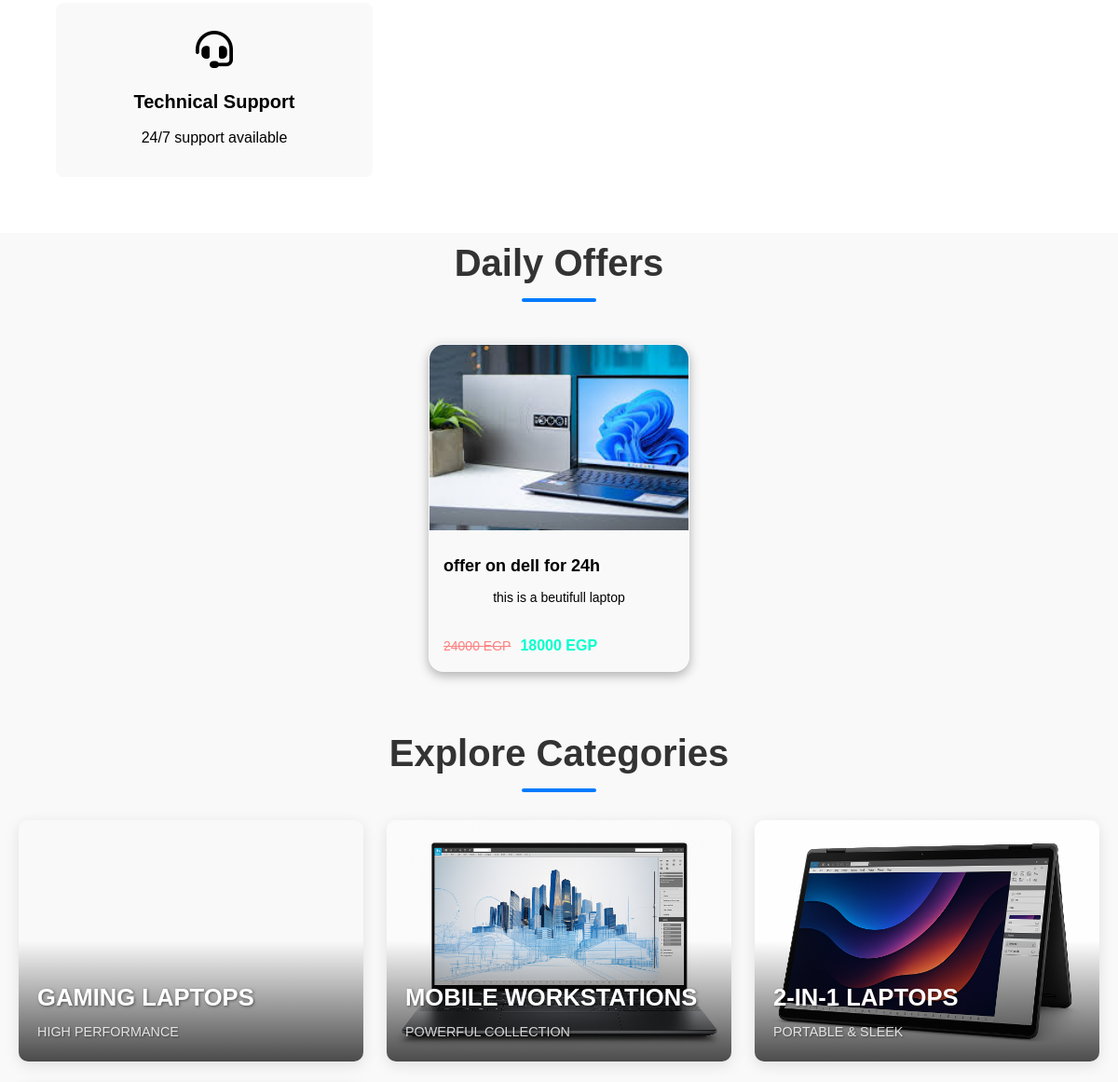
The app's page / (middle part), older data.
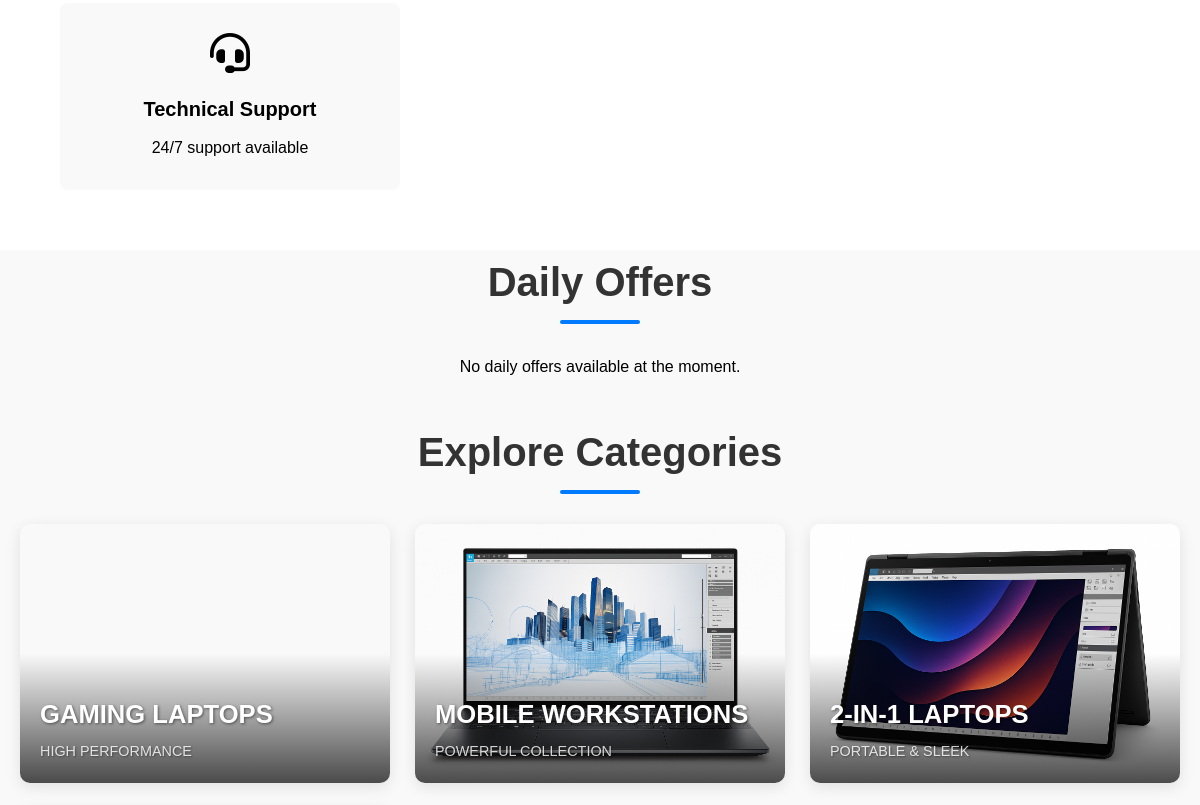
The same page, newer data.
### pages/models.py (models this page shows, shortened)
class DailyOffer(models.Model):
    title = models.CharField(max_length=200, verbose_name="Offer Title")
    subtitle = models.CharField(max_length=255, blank=True, verbose_name="Brief Offer Description")
    image = models.ImageField(upload_to='daily_offers/%Y/%m/%d/', blank=True, verbose_name="Offer Image")
    old_price = models.DecimalField(max_digits=10, decimal_places=2, blank=True, null=True, verbose_name="Original Price")
    current_price = models.DecimalField(max_digits=10, decimal_places=2, verbose_name="Current Price")
    link_url = models.URLField(max_length=500, blank=True, verbose_name="Product/Offer Link")
    is_active = models.BooleanField(default=True, verbose_name="Active")
    created_at = models.DateTimeField(auto_now_add=True)
    updated_at = models.DateTimeField(auto_now=True)
    class Meta:
        verbose_name = "Daily Offer"
        verbose_name_plural = "Daily Offers"
        ordering = ['-created_at']
    @property
    def has_discount(self):
        return self.old_price is not None and self.old_price > self.current_price

### pages/views.py (the view)
# urls.py: path('', views.home, name='home'),
def home(request):
    daily_offers = DailyOffer.objects.filter(is_active=True)
    context = {
        'daily_offers': daily_offers,
    }
    return render(request, 'pages/home.html', context)

### cart/context_processors.py (called while the page is built)
def cart_count(request):
    cart_items_count = 0
    if request.user.is_authenticated:
        cart = Cart.objects.filter(user=request.user).first()
    else:
        session_key = request.session.session_key
        if session_key:
            cart = Cart.objects.filter(session_key=session_key).first()
        else:
            cart = None
    if cart:
        cart_items_count = cart.cart_items.aggregate(total_quantity=Sum('quantity'))['total_quantity'] or 0
    return {'cart_items_count': cart_items_count}

### templates/pages/home.html (shortened to what this page needs)
{% load static %}
{% include "parts/nav.html" %}
{% block content %}
<link rel="stylesheet" href="{% static "css/pages/home.css" %}">
<link rel="stylesheet" href="{% static "css/pages/categ.css" %}">
<link rel="stylesheet" href="{% static "css/pages/Future-Products.css" %}">
<section class="features">
    <div class="container">
        <div class="feature-box">
            <i class="fas fa-headset"></i>
            <h3>Technical Support</h3>
            <p>24/7 support available</p>
        </div>
    </div>
</section>
<section class="daily-offers-section">
    <div class="container">
        <div class="box">
            <div class="section-title">
                <h4>Daily Offers</h4>
            </div>
            <div class="daily-offers-container">
                {% if daily_offers %}
                    {% for offer in daily_offers %}
                    <a href="{% if offer.link_url %}{{ offer.link_url }}{% else %}#{% endif %}" class="product-card-link">
                        <div class="product-card-daily-offer">
                            {% if offer.image %}
                                <img src="{{ offer.image.url }}" alt="{{ offer.title }}" class="product-image-daily-offer">
                            {% else %}
                                <img src="{% static 'images/placeholder.png' %}" alt="No Image" class="product-image-daily-offer">
                            {% endif %}
                            <div class="product-info-daily-offer">
                                <h3 class="product-title-daily-offer">{{ offer.title }}</h3>
                                <p class="product-description-daily-offer">
                                    {{ offer.subtitle|truncatechars:70 }}
                                </p>
                                <div class="product-price-daily-offer">
                                    {% if offer.has_discount %}
                                        <span class="old-price">{{ offer.old_price|floatformat:0 }} EGP</span>
                                        <span class="current-price">{{ offer.current_price|floatformat:0 }} EGP</span>
                                    {% else %}
                                        <span class="current-price">{{ offer.current_price|floatformat:0 }} EGP</span>
                                    {% endif %}
                                </div>
                            </div>
                        </div>
                    </a>
                    {% endfor %}
                {% else %}
                    <p>No daily offers available at the moment.</p>
                {% endif %}
            </div>
        </div>
    </div>
</section>
<section class="categories-section">
    <h2 class="section-title">Explore Categories</h2>
    <div class="category-cards-container">
        <a href="{% url 'shop:product_list_by_category' category_slug='gaming-laptops' %}" class="category-card-link">
            <div class="category-card" style="background-image: url('{% static "images/gamingx.png" %}');">
                <div class="card-overlay"></div>
                <div class="card-content">
                    <h3 class="category-title">GAMING LAPTOPS</h3>
                    <p class="category-subtitle">HIGH PERFORMANCE</p>
                </div>
            </div>
        </a>
        <a href="{% url 'shop:product_list_by_category' category_slug='workstations' %}" class="category-card-link">
            <div class="category-card" style="background-image: url('{% static "images/work.png" %}');">
                <div class="card-overlay"></div>
                <div class="card-content">
                    <h3 class="category-title">MOBILE WORKSTATIONS</h3>
                    <p class="category-subtitle">POWERFUL COLLECTION</p>
                </div>
            </div>
        </a>
        <a href="{% url 'shop:product_list_by_category' category_slug='2-in-1-laptops' %}" class="category-card-link">
            <div class="category-card" style="background-image: url('{% static "images/2in1.png" %}');">
                <div class="card-overlay"></div>
                <div class="card-content">
                    <h3 class="category-title">2-IN-1 LAPTOPS</h3>
                    <p class="category-subtitle">PORTABLE & SLEEK</p>
                </div>
            </div>
        </a>
    </div>
</section>
{% endblock content %}
{% include "parts/footer.html" %}

### templates/parts/nav.html (shortened to what this page needs)
{% load static %}
<!DOCTYPE html>
<html lang="en">
<head>
    <link rel="stylesheet" href="{% static 'css/nav/nav.css' %}" />
</head>
<body>
</body>
</html>

### templates/parts/footer.html (shortened to what this page needs)
{% load static %}
<!DOCTYPE html>
<html lang="en">
<head>
    <link rel="stylesheet" href="{% static "css/nav/footer.css" %}">
    <link rel="stylesheet" href="https://cdnjs.cloudflare.com/ajax/libs/font-awesome/6.5.2/css/all.min.css" />
</head>
<body>
</body>
</html>

### project/static/css/nav/nav.css (style rules this page uses)
* { margin: 0; padding: 0; box-sizing: border-box; }
a { text-decoration: none; color: inherit; }
body { margin-top: 80px; }
.container { width: 90%; max-width: 1200px; display: flex; align-items: center; justify-content: space-between; position: relative; margin: 0 auto; }

### project/static/css/pages/home.css (style rules this page uses)
* { margin: 0; padding: 0; box-sizing: border-box; }
.features { padding: 60px 0; background-color: white; }
.features .container { display: grid; grid-template-columns: repeat(auto-fit, minmax(250px, 1fr)); gap: 30px; }
.feature-box { text-align: center; padding: 30px 20px; border-radius: 8px; transition: all 0.3s ease; background-color: #f9f9f9; }
.feature-box i { font-size: 40px; color: black; margin-bottom: 20px; }
.feature-box h3 { margin-bottom: 10px; font-size: 20px; }
.section-title { text-align: center; margin-bottom: 50px; font-size: 36px; color: #333; position: relative; font-weight: 700; }
.daily-offers-section .container .box { display: flex; flex-direction: column; align-items: center; justify-content: center; text-align: center; width: 100%; }
.daily-offers-section .section-title { margin-left: auto; margin-right: auto; width: fit-content; }
.daily-offers-section p { text-align: center; width: 100%; }
.daily-offers-container { display: flex; justify-content: center; align-items: center; flex-wrap: wrap; width: 100%; }

### project/static/css/pages/categ.css (style rules this page uses)
.categories-section { padding: 40px 20px; text-align: center; background-color: #f9f9f9; }
.section-title { font-size: 2.5em; color: #333; margin-bottom: 40px; position: relative; display: inline-block; }
.section-title::after { content: ''; position: absolute; left: 50%; bottom: -10px; transform: translateX(-50%); width: 80px; height: 4px; background-color: #007bff; border-radius: 2px; }
.category-cards-container { display: grid; grid-template-columns: repeat(auto-fit, minmax(280px, 1fr)); gap: 25px; max-width: 1200px; margin: 0 auto; }
.category-card-link { text-decoration: none; color: inherit; display: block; }
.category-card { position: relative; padding-bottom: 70%; height: 0; border-radius: 10px; overflow: hidden; background-size: cover; background-position: center; background-repeat: no-repeat; display: flex; align-items: flex-end; color: #fff; box-shadow: 0 4px 15px rgba(0, 0, 0, 0.1); transition: transform 0.3s ease, box-shadow 0.3s ease; }
.card-overlay { position: absolute; top: 0; left: 0; width: 100%; height: 100%; background: linear-gradient(to top, rgba(0, 0, 0, 0.7) 0%, rgba(0, 0, 0, 0) 50%); z-index: 1; transition: background 0.3s ease; }
.card-content { position: absolute; bottom: 0; left: 0; width: 100%; z-index: 2; padding: 20px; text-align: left; }
.category-title { font-size: 1.6em; margin-bottom: 5px; font-weight: bold; text-shadow: 1px 1px 3px rgba(0, 0, 0, 0.5); }
.category-subtitle { font-size: 0.9em; opacity: 0.8; text-shadow: 1px 1px 2px rgba(0, 0, 0, 0.5); }

### project/static/css/nav/footer.css (style rules this page uses)
* { margin: 0; padding: 0; box-sizing: border-box; }
body { margin: 0; padding-top: 80px; font-family: 'Arial', sans-serif; line-height: 1.6; background-color: #f9f9f9; }

Row changes from the older to the newer data that the page shows:
removed DailyOffer: image (picture), title "offer on dell for 24h", subtitle "this is a beutifull laptop", old_price "24000", current_price "18000"
Text that changed along with them:
text now shown: "No daily offers available at the moment."
